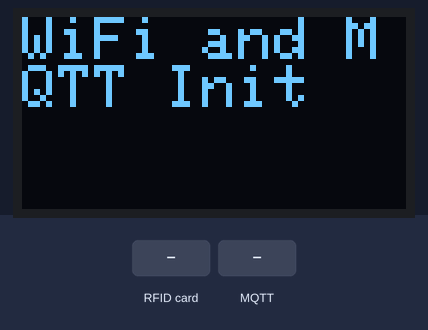
Simulated run of this sketch. Board: ESP32. Parts: 128×64 one-colour display. The test bench sets the inputs (shaded band). WiFi joins after 1.5 s; servers stay silent unless stated; no MQTT or app messages arrive unless stated; what the sketch prints to the serial monitor is not drawn.

Above: at 0.1 s.
At 2.9 s:
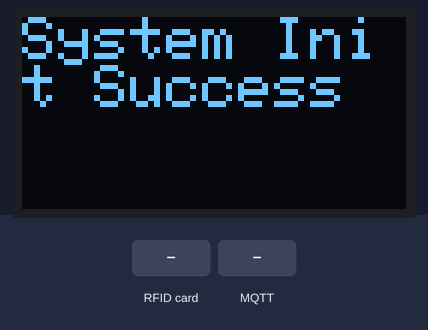
3.0 s: RFID card 9B F4 20 C3 held to the reader
4.5 s: RFID card 9B F4 20 C3 held to the reader
At 5.2 s:
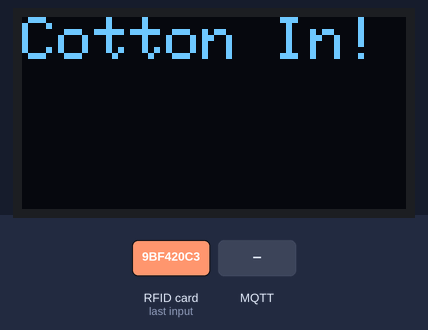
6.0 s: MQTT message "1" arrives on the first subscribed topic
7.5 s: MQTT message "on" arrives on the first subscribed topic
9.0 s: RFID card 9B 5C 20 C3 held to the reader
10.5 s: MQTT message "off" arrives on the first subscribed topic
Timing chart, 0 to 13.0 s (numbered marks = the images above; inputs shaded):
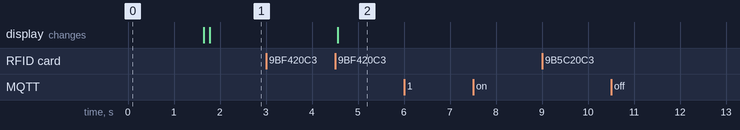

The sketch:

RFID_V3.ino
```cpp
#include <SPI.h>
#include <MFRC522.h>

#include <WiFi.h>
#include <PubSubClient.h>
#include <ArduinoJson.h>
#include <Wire.h>
#include <Adafruit_GFX.h>
#include <Adafruit_SSD1306.h>

#define SCREEN_WIDTH 128
#define SCREEN_HEIGHT 64

#define maxPet       50
#define HSPI_SS_PIN  14
#define VSPI_SS_PIN  5
#define HSPI_RST_PIN 33
#define VSPI_RST_PIN 32
#define resetIDtime  2000 //reset nuidPICC array every 2000ms
SPIClass hspi(HSPI);
SPIClass vspi(VSPI);

MFRC522 mfrc522_hspi(HSPI_SS_PIN, HSPI_RST_PIN,&hspi);
MFRC522 mfrc522_vspi(VSPI_SS_PIN, VSPI_RST_PIN,&vspi);
Adafruit_SSD1306 display(SCREEN_WIDTH, SCREEN_HEIGHT, &Wire, -1);
byte nuidPICC_hspi[4];
byte nuidPICC_vspi[4];
unsigned long resetTimer = 0;
String petName[maxPet] = {"Cotton","Lucy","Dummy","Jerry","Tim"};
String tagID[maxPet] = {"9b f4 20 c3","9b 5c 20 c3","1b 58 20 c3","db cb 1f c3","5b c7 1f c3"};
int8_t petState[maxPet] = {0,0,0,0,0};
//Publish Former: RFID,Server
const char* ssid = "Tako Brown iphone";
const char* password = "user1256";
const char* mqtt_server = "175.178.10.95";
const char* mqtt_username = "RFID";
const char* mqtt_password = "RFID";
const char* pub_topic = "RFID";
const char* init_topic = "Init";
const char* sub_topic = "Server";
WiFiClient espClient;
PubSubClient client(espClient);

void setup() {
  Serial.begin(115200);
  display.begin(SSD1306_SWITCHCAPVCC, 0x3C);
  display.clearDisplay();
  display.setTextSize(2);
  display.setTextColor(SSD1306_WHITE);
  display.setCursor(0, 0);
  display.println("WiFi and MQTT Init");
  display.display();
  Serial.println(F("WiFi and MQTT Init"));
  setup_wifi();
  client.setServer(mqtt_server, 1883);
  client.setCallback(callback);
  reconnect();
  display.clearDisplay();
  display.setCursor(0, 0);
  display.println("RFID Init");
  display.display();
  Serial.println(F("RFID Init"));
  hspi.begin(27, 25, 26, HSPI_SS_PIN); //SCLK, MISO, MOSI, SS
  mfrc522_hspi.PCD_Init();
  vspi.begin(18, 19, 23, VSPI_SS_PIN); //SCLK, MISO, MOSI, SS
  mfrc522_vspi.PCD_Init();
  display.clearDisplay();
  display.setCursor(0, 0);
  display.println("System Init Success");
  display.display();
  Serial.println(F("System Init Success"));
}

void loop() {
  if (!client.connected()) {
    reconnect();
  }
  client.loop();
  readTag();
}
void setup_wifi() {
  delay(10);
  Serial.println();
  Serial.print("Connecting to ");
  Serial.println(ssid);
  WiFi.begin(ssid, password);
  while (WiFi.status() != WL_CONNECTED) {
    delay(500);
    Serial.print(".");
  }
  Serial.println("");
  Serial.println("WiFi connected");
  Serial.println("IP address: ");
  Serial.println(WiFi.localIP());
}

void callback(char* topic, byte* payload, unsigned int length) {
  Serial.print("Message arrived [");
  Serial.print(topic);
  Serial.print("] ");
  String res = "";
  for (int i = 0; i < length; i++) {
    res += (char)payload[i];
  }
  Serial.println(res);

  DynamicJsonDocument doc(10240);
  DeserializationError error = deserializeJson(doc, payload, length);
  if(error){
    doc.clear();
  } else {
    if(doc.containsKey("length")){
      int petNums = int(doc["length"]);
      petNums = min(petNums,maxPet);
      JsonObject Data;
      String Name,ID;
      for(int i = 0;i<petNums;i++){
        Data = doc["Data"][i];
        Name = Data["Name"].as<String>();
        ID = Data["RFID"].as<String>();
        Serial.print(ID);
        Serial.print("\t");
        Serial.println(Name);
        petName[i] = Name;
        tagID[i] = ID;
      }
    }
  }
}

void reconnect() {
  while (!client.connected()) {
    Serial.print("Attempting MQTT connection...");
    if (client.connect("ESP32Client", mqtt_username, mqtt_password)) {
      Serial.println("connected");
      client.subscribe(sub_topic);
      prepareInit();
    } else {
      Serial.print("failed, rc=");
      Serial.print(client.state());
      Serial.println(" try again in 1 seconds");
      delay(1000);
    }
  }
}
void readTag(){
  if(millis() - resetTimer >= resetIDtime){
    resetTimer = millis();
    for (byte i = 0; i < 4; i++) {
      nuidPICC_hspi[i] = 0;
    }
    for (byte i = 0; i < 4; i++) {
      nuidPICC_vspi[i] = 0;
    }
  }
  // Use HSPI to read the UID from the first module
  if (mfrc522_hspi.PICC_IsNewCardPresent() && mfrc522_hspi.PICC_ReadCardSerial()) {
      Serial.print(F("PICC type: "));
      MFRC522::PICC_Type piccType = mfrc522_hspi.PICC_GetType(mfrc522_hspi.uid.sak);
      Serial.println(mfrc522_hspi.PICC_GetTypeName(piccType));

      // Check is the PICC of Classic MIFARE type
      if (piccType != MFRC522::PICC_TYPE_MIFARE_MINI &&
        piccType != MFRC522::PICC_TYPE_MIFARE_1K &&
        piccType != MFRC522::PICC_TYPE_MIFARE_4K) {
        Serial.println(F("Your tag is not of type MIFARE Classic."));
        return;
      }
      if (mfrc522_hspi.uid.uidByte[0] != nuidPICC_hspi[0] ||
        mfrc522_hspi.uid.uidByte[1] != nuidPICC_hspi[1] ||
        mfrc522_hspi.uid.uidByte[2] != nuidPICC_hspi[2] ||
        mfrc522_hspi.uid.uidByte[3] != nuidPICC_hspi[3] ) {
        Serial.println(F("A new card has been detected."));

        // Store NUID into nuidPICC array
        for (byte i = 0; i < 4; i++) {
          nuidPICC_hspi[i] = mfrc522_hspi.uid.uidByte[i];
        }

        Serial.println(F("The NUID tag is:"));
        Serial.print(F("In hex: "));
        String ID = transferHex(mfrc522_hspi.uid.uidByte, mfrc522_hspi.uid.size);
        int index = tagJudge(ID);
        Serial.println(ID);
        if(index == -1){
          Serial.println("Unknown Tag");
        } else {
          if(petState[index] == 0){
            petState[index] = -1;
          }
          else if(petState[index] == 1){
            petState[index] = 2;
          }
          if (petState[index] == 2){
            //Publish Pet state change! In
            display.clearDisplay();
            display.setCursor(0, 0);
            display.println(String(petName[index])+" In!");
            display.display();
            Serial.println(String(petName[index])+" In!");
            petState[index] = 0;
            prepareMsg(tagID[index],petName[index],1);
          }
        }
      }
      else Serial.println(F("Card read previously."));
      // Halt PICC
      mfrc522_hspi.PICC_HaltA();
      // Stop encryption on PCD
      mfrc522_hspi.PCD_StopCrypto1();
  }

  // Use VSPI to read the UID from the first module
  if (mfrc522_vspi.PICC_IsNewCardPresent() && mfrc522_vspi.PICC_ReadCardSerial()) {
      Serial.print(F("PICC type: "));
      MFRC522::PICC_Type piccType = mfrc522_vspi.PICC_GetType(mfrc522_vspi.uid.sak);
      Serial.println(mfrc522_vspi.PICC_GetTypeName(piccType));

      // Check is the PICC of Classic MIFARE type
      if (piccType != MFRC522::PICC_TYPE_MIFARE_MINI &&
        piccType != MFRC522::PICC_TYPE_MIFARE_1K &&
        piccType != MFRC522::PICC_TYPE_MIFARE_4K) {
        Serial.println(F("Your tag is not of type MIFARE Classic."));
        return;
      }
      if (mfrc522_vspi.uid.uidByte[0] != nuidPICC_vspi[0] ||
        mfrc522_vspi.uid.uidByte[1] != nuidPICC_vspi[1] ||
        mfrc522_vspi.uid.uidByte[2] != nuidPICC_vspi[2] ||
        mfrc522_vspi.uid.uidByte[3] != nuidPICC_vspi[3] ) {
        Serial.println(F("A new card has been detected."));

        // Store NUID into nuidPICC array
        for (byte i = 0; i < 4; i++) {
          nuidPICC_vspi[i] = mfrc522_vspi.uid.uidByte[i];
        }

        Serial.println(F("The NUID tag is:"));
        Serial.print(F("In hex: "));
        String ID = transferHex(mfrc522_vspi.uid.uidByte, mfrc522_vspi.uid.size);
        int index = tagJudge(ID);
        Serial.println(ID);
        if(petState[index] == 0){
          petState[index] = 1;
        }
        else if(petState[index] == -1){
          petState[index] = -2;
        }
        if (petState[index] == -2){
          //Publish Pet state change! Out
          display.clearDisplay();
          display.setCursor(0, 0);
          display.println(String(petName[index])+" Out!");
          display.display();
          Serial.println(String(petName[index])+" Out!");
          petState[index] = 0;
          prepareMsg(tagID[index],petName[index],0);
        }
      }
      else Serial.println(F("Card read previously."));
      // Halt PICC
      mfrc522_vspi.PICC_HaltA();
      // Stop encryption on PCD
      mfrc522_vspi.PCD_StopCrypto1();
  }
}
String transferHex(byte *buffer, byte bufferSize) {
  String hex = "";
  for (byte i = 0; i < bufferSize; i++) {
    hex = hex + String(buffer[i] < 0x10 ? "0" : "")+String(buffer[i], HEX)+String(" ");
  }
  hex = hex.substring(0,hex.length()-1);//delete last space
  return hex;
}
int tagJudge(String ID){
  for(int i=0;i<maxPet;i++){
    String tag = String(tagID[i]);
    tag.toUpperCase();
    ID.toUpperCase();
    if(tag == ID){
      return i;
    }
  }
  return -1;
}
void prepareMsg(String ID,String Name,int state){
  StaticJsonDocument<128> doc;
  char msgJson[128];
  String sendContent = "";
  doc["RFID"] = ID;
  doc["Name"] = Name;
  if (state == 1){
    doc["State"] = "In";
  } else {
    doc["State"] = "Out";
  }
  serializeJson(doc,sendContent);
  Serial.println(sendContent);
  client.publish(pub_topic,sendContent.c_str());
  doc.clear();
}
void prepareInit(){
  StaticJsonDocument<128> doc;
  char msgJson[128];
  String sendContent = "";
  doc["Init"] = "Success";
  serializeJson(doc,sendContent);
  Serial.println(sendContent);
  client.publish(init_topic,sendContent.c_str());
  doc.clear();
}
```

Measured:
- after the input at 3.0 s, every drawn part: stays the same
- after the input at 4.5 s, the display: changes after 0.05 s (image 2)
- after the input at 6.0 s, every drawn part: stays the same
- after the input at 7.5 s, every drawn part: stays the same
- after the input at 9.0 s, every drawn part: stays the same
- after the input at 10.5 s, every drawn part: stays the same
